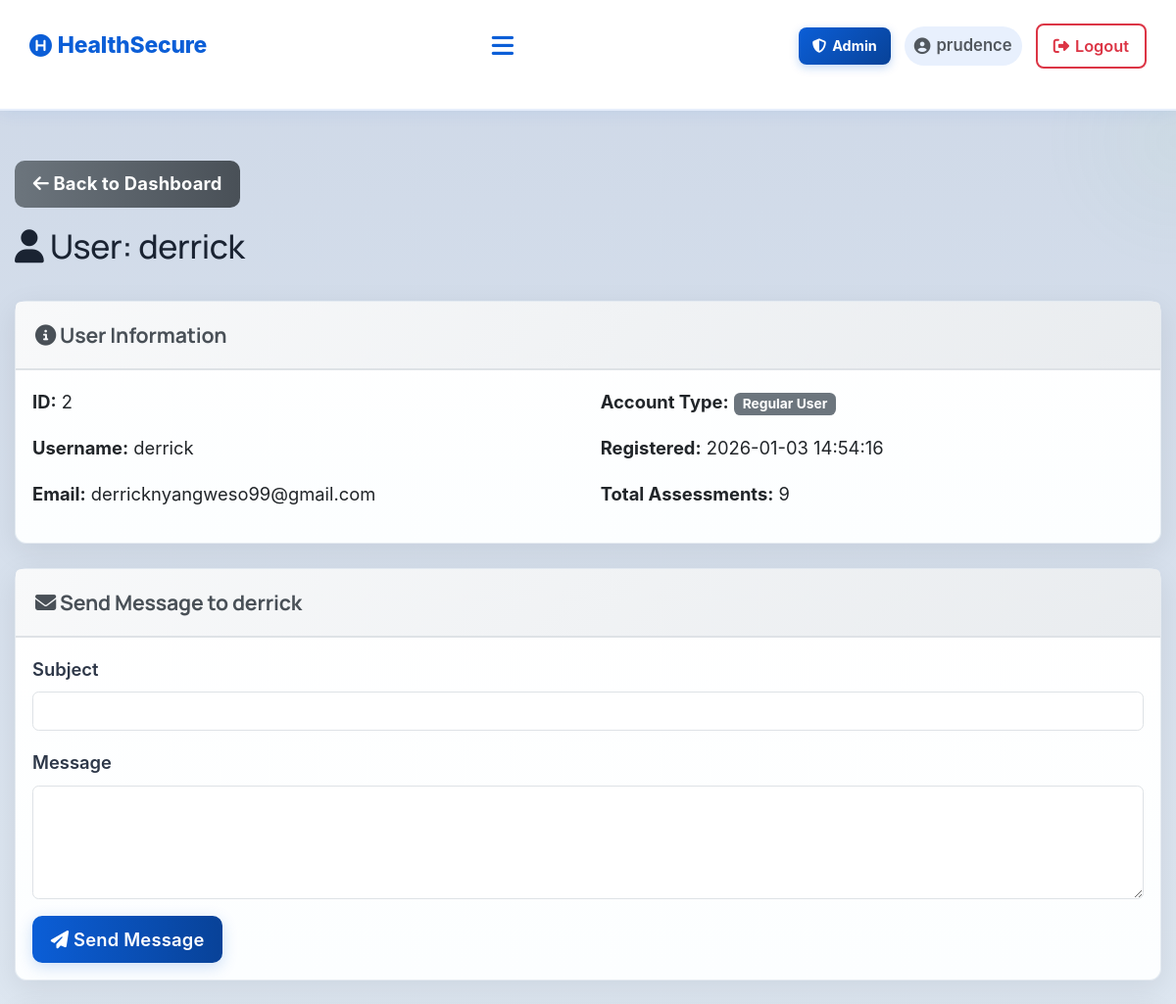
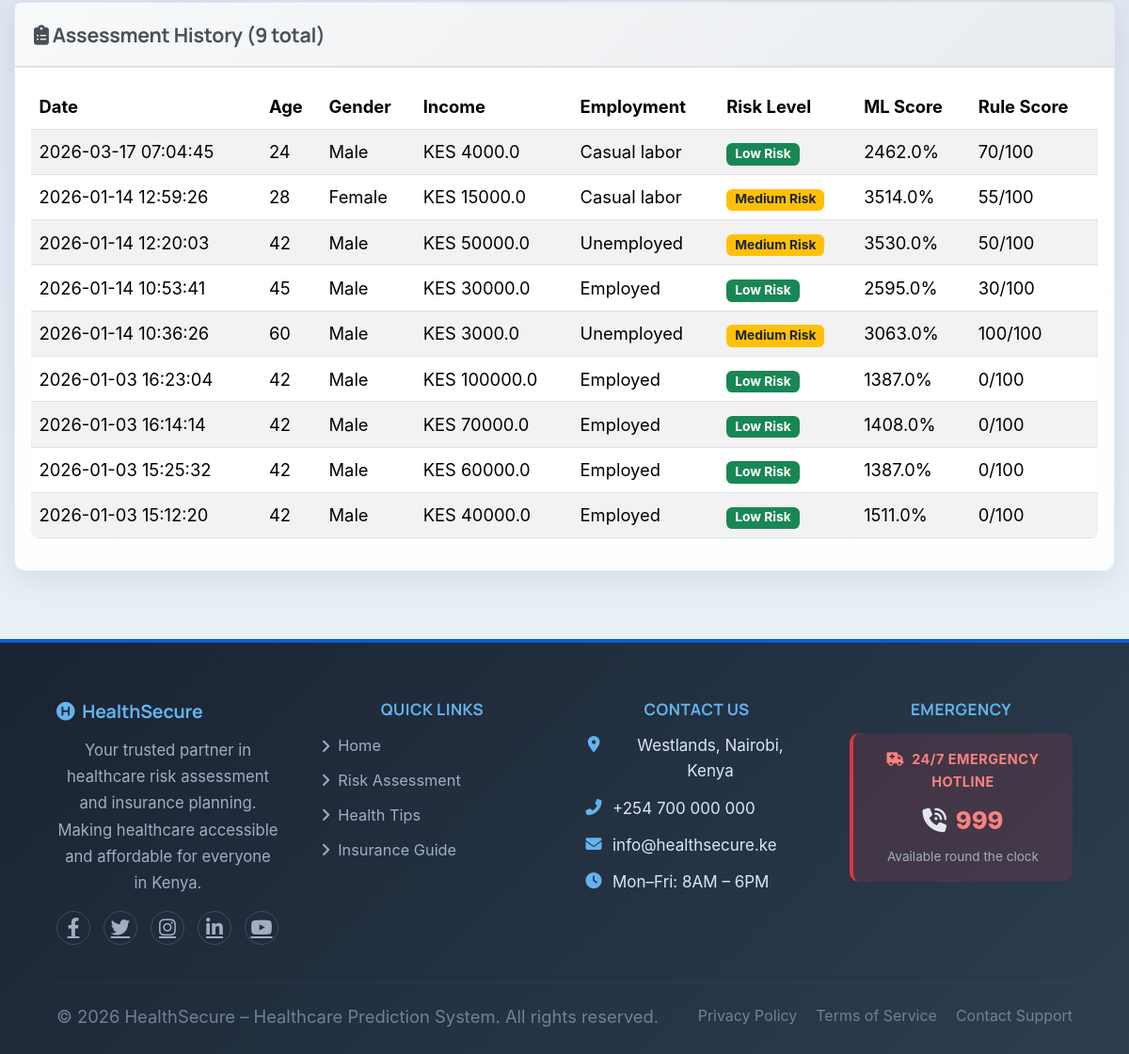
Page /admin/user/2 (signed in) on the committed database (2 pictures, top to bottom).
### tables this page shows
CREATE TABLE users (
            id INTEGER PRIMARY KEY AUTOINCREMENT,
            username TEXT UNIQUE NOT NULL,
            email TEXT UNIQUE NOT NULL,
            password TEXT NOT NULL,
            created_at TIMESTAMP DEFAULT CURRENT_TIMESTAMP
        , is_admin INTEGER DEFAULT 0);

CREATE TABLE assessments (
            id INTEGER PRIMARY KEY AUTOINCREMENT,
            user_id INTEGER NOT NULL,
            age INTEGER,
            gender TEXT,
            marital_status TEXT,
            employment_status TEXT,
            income REAL,
            children INTEGER,
            education_level TEXT,
            residence_type TEXT,
            chronic_illness TEXT,
            family_size INTEGER,
            healthcare_knowledge TEXT,
            hospital_visit_gap REAL,
            routine_checkups INTEGER,
            cancer_screening INTEGER,
            dental_checkup INTEGER,
            mental_health_support INTEGER,
            risk_level TEXT,
            probability REAL,
            created_at TIMESTAMP DEFAULT CURRENT_TIMESTAMP, rule_based_score INTEGER DEFAULT 0, rule_based_category TEXT DEFAULT "Unknown",
            FOREIGN KEY (user_id) REFERENCES users (id)
        );

### app.py (the view)
@app.route('/admin/user/<int:user_id>')
@admin_required
def admin_view_user(user_id):
    conn = get_db_connection()
    user = conn.execute('SELECT * FROM users WHERE id = ?', (user_id,)).fetchone()
    if not user:
        flash('User not found!', 'danger')
        return redirect(url_for('admin_dashboard'))
    assessments = conn.execute('''
        SELECT * FROM assessments
        WHERE user_id = ?
        ORDER BY created_at DESC
    ''', (user_id,)).fetchall()
    conn.close()
    return render_template('admin_user_view.html',
                          username=session.get('username'),
                          user=user,
                          assessments=assessments)

### app.py (called while the page is built)
@app.context_processor
def inject_assessment_results():
    return {
        'has_results': session.get('assessment_result') is not None,
        'assessment_result': session.get('assessment_result'),
        'assessment_user_data': session.get('user_data')
    }

def get_db_connection():
    conn = sqlite3.connect(DATABASE)
    conn.row_factory = sqlite3.Row
    return conn

def is_admin():
    return bool(session.get('logged_in')) and session.get('is_admin', 0) == 1

def admin_required(f):
    from functools import wraps
    @wraps(f)
    def decorated_function(*args, **kwargs):
        if not session.get('logged_in'):
            flash('Please log in to access this page.', 'warning')
            return redirect(url_for('login'))
        if not is_admin():
            flash('Access denied. Admin privileges required.', 'danger')
            return redirect(url_for('index'))
        return f(*args, **kwargs)
    return decorated_function

### templates/admin_user_view.html (shortened to what this page needs)
{% extends 'base.html' %}
{% block extra_css %}
<link rel="stylesheet" href="{{ url_for('static', filename='css/admin.css') }}">
{% endblock %}
{% block content %}
<div class="container mt-5">
    <div class="row mb-4">
        <div class="col-12">
            <a href="{{ url_for('admin_dashboard') }}" class="btn btn-secondary mb-3">
                <i class="fas fa-arrow-left"></i> Back to Dashboard
            </a>
            <h2><i class="fas fa-user"></i> User: {{ user.username }}</h2>
        </div>
    </div>
    <div class="card mb-4">
        <div class="card-header">
            <h5><i class="fas fa-info-circle"></i> User Information</h5>
        </div>
        <div class="card-body">
            <div class="row">
                <div class="col-md-6">
                    <p><strong>ID:</strong> {{ user.id }}</p>
                    <p><strong>Username:</strong> {{ user.username }}</p>
                    <p><strong>Email:</strong> {{ user.email }}</p>
                </div>
                <div class="col-md-6">
                    <p><strong>Account Type:</strong>
                        {% if user.is_admin == 1 %}
                        <span class="badge bg-danger">Administrator</span>
                        {% else %}
                        <span class="badge bg-secondary">Regular User</span>
                        {% endif %}
                    </p>
                    <p><strong>Registered:</strong> {{ user.created_at }}</p>
                    <p><strong>Total Assessments:</strong> {{ assessments|length }}</p>
                </div>
            </div>
        </div>
    </div>
    <div class="card mb-4">
        <div class="card-header">
            <h5><i class="fas fa-envelope"></i> Send Message to {{ user.username }}</h5>
        </div>
        <div class="card-body">
            <form method="POST" action="{{ url_for('admin_send_message', user_id=user.id) }}">
                <div class="mb-3">
                    <label for="subject" class="form-label">Subject</label>
                    <input type="text" class="form-control" id="subject" name="subject" required>
                </div>
                <div class="mb-3">
                    <label for="message" class="form-label">Message</label>
                    <textarea class="form-control" id="message" name="message" rows="4" required></textarea>
                </div>
                <button type="submit" class="btn btn-primary">
                    <i class="fas fa-paper-plane"></i> Send Message
                </button>
            </form>
        </div>
    </div>
    <div class="card">
        <div class="card-header">
            <h5><i class="fas fa-clipboard-list"></i> Assessment History ({{ assessments|length }} total)</h5>
        </div>
        <div class="card-body">
            {% if assessments %}
            <div class="table-responsive">
                <table class="table table-striped table-hover">
                    <thead>
                        <tr>
                            <th>Date</th>
                            <th>Age</th>
                            <th>Gender</th>
                            <th>Income</th>
                            <th>Employment</th>
                            <th>Risk Level</th>
                            <th>ML Score</th>
                            <th>Rule Score</th>
                        </tr>
                    </thead>
                    <tbody>
                        {% for assessment in assessments %}
                        <tr>
                            <td>{{ assessment.created_at }}</td>
                            <td>{{ assessment.age }}</td>
                            <td>{{ assessment.gender }}</td>
                            <td>KES {{ assessment.income|round(0) }}</td>
                            <td>{{ assessment.employment_status }}</td>
                            <td>
                                {% if assessment.risk_level == 'High Risk' %}
                                <span class="badge bg-danger">{{ assessment.risk_level }}</span>
                                {% elif assessment.risk_level == 'Medium Risk' %}
                                <span class="badge bg-warning text-dark">{{ assessment.risk_level }}</span>
                                {% else %}
                                <span class="badge bg-success">{{ assessment.risk_level }}</span>
                                {% endif %}
                            </td>
                            <td>{{ (assessment.probability * 100)|round(1) }}%</td>
                            <td>{{ assessment.rule_based_score }}/100</td>
                        </tr>
                        {% endfor %}
                    </tbody>
                </table>
            </div>
            {% else %}
            <p class="text-muted">No assessments yet for this user.</p>
            {% endif %}
        </div>
    </div>
</div>
{% endblock %}

### static/css/base.css (style rules this page uses)
:root { --bg: #f6f9fc; --surface: #ffffff; --primary: #0b5ed7; --primary-dark: #084298; --primary-light: #e8f0fd; --accent: #28a745; --accent-light: #d4edda; --muted: #52585e; --text: #1a2332; --soft: #eef2f6; --glass: rgba(255,255,255,0.75); --card-shadow: 0 10px 30px rgba(2,12,27,0.08); --card-shadow-hover: 0 18px 36px rgba(2,12,27,0.13); --radius: 14px; --transition: all 0.25s ease; --font-display: "Manrope", "Segoe UI", sans-serif; --font-body: "Source Sans 3", "Segoe UI", sans-serif; --section-space: clamp(2.2rem, 4vw, 3.6rem); --fs-body: clamp(1rem, 0.96rem + 0.2vw, 1.08rem); --fs-small: clamp(0.95rem, 0.9rem + 0.15vw, 1rem); }
* { margin: 0; padding: 0; box-sizing: border-box; font-family: var(--font-body); }
html { font-size: 17px; overflow-x: hidden; width: 100%; }
body { background: linear-gradient(180deg, #d9e2ef 0%, #eff5fb 58%, #f8fbff 100%); color: var(--text); -webkit-font-smoothing: antialiased; -moz-osx-font-smoothing: grayscale; position: relative; min-height: 100vh; width: 100%; max-width: 100vw; overflow-x: hidden; font-size: var(--fs-body); line-height: 1.65; }
h1, h2, h3, h4, h5 { font-family: var(--font-display); letter-spacing: -0.01em; line-height: 1.3; }
p, li, label, input, select, textarea, .btn, .form-hint, .text-muted { font-size: var(--fs-body); }
body::before { content: ""; position: absolute; top: -7%; right: -7%; width: min(420px, 50vw); height: min(420px, 50vw); max-width: 100%; background: radial-gradient(circle at 30% 30%, rgba(4, 30, 68, 0.06), transparent 30%), radial-gradient(circle at 80% 70%, rgba(123,211,137,0.04), transparent 30%); pointer-events: none; z-index: 0; }
.btn { border-radius: 12px; padding: .6rem 1.1rem; font-weight: 700; letter-spacing: 0.2px; transition: transform .18s ease, box-shadow .18s ease, opacity .18s ease; }
.btn-primary, .btn-success { background: linear-gradient(90deg, var(--primary), var(--primary-dark)) !important; border: none !important; color: #ffffff !important; box-shadow: 0 4px 16px rgba(11,94,215,0.20); font-weight: 600; }
.btn-secondary { background: linear-gradient(90deg, #6c757d, #495057) !important; color: #ffffff !important; border: none !important; }
.card { border-radius: var(--radius); border: 1px solid rgba(14, 60, 115, 0.10); background: linear-gradient(180deg, #ffffff 0%, #fcfeff 100%); box-shadow: var(--card-shadow); transition: transform .24s ease, box-shadow .24s ease; min-height: 100%; display: flex; flex-direction: column; }
.card-body { flex: 1; display: flex; flex-direction: column; }
.card-header { background: linear-gradient(135deg, #f7fbff 0%, #edf3fa 100%); padding: 20px; border-bottom: 2px solid #dee2e6; }
.card-header h5 { margin: 0; color: #495057; font-weight: 700; }
.form-label { display: block; margin-bottom: 8px; font-weight: 600; color: #2d3748; }
.table { background: white; border-radius: 8px; overflow: hidden; }
.card, .feature-card, .how-step-card, .trust-item, .insight-preview-card, .who-for-item, .eda-card, .tip-info-card { animation: riseIn 0.5s ease both; }
h1, h2, h3, p { word-wrap: break-word; }
.container, .container-fluid { max-width: 100%; }
.container { max-width: 100%; padding-left: 15px; padding-right: 15px; }

### static/css/admin.css (style rules this page uses)
.table-responsive { overflow-x: auto; }

### rows in the picture
users: username "derrick", id "2", email "derricknyangweso99@gmail.com", created_at "2026-01-03 14:54:16"
assessments: created_at "2026-03-17 07:04:45", age "24", gender "Male", income "4000.0", employment_status "Casual labor", risk_level "Low Risk", (assessment.probability*100)|round(1) "2462.0", rule_based_score "70"
assessments: created_at "2026-01-14 12:59:26", age "28", gender "Female", income "15000.0", employment_status "Casual labor", risk_level "Medium Risk", (assessment.probability*100)|round(1) "3514.0", rule_based_score "55"
assessments: created_at "2026-01-14 12:20:03", age "42", gender "Male", income "50000.0", employment_status "Unemployed", risk_level "Medium Risk", (assessment.probability*100)|round(1) "3530.0", rule_based_score "50"
assessments: created_at "2026-01-14 10:53:41", age "45", gender "Male", income "30000.0", employment_status "Employed", risk_level "Low Risk", (assessment.probability*100)|round(1) "2595.0", rule_based_score "30"
assessments: created_at "2026-01-14 10:36:26", age "60", gender "Male", income "3000.0", employment_status "Unemployed", risk_level "Medium Risk", (assessment.probability*100)|round(1) "3063.0", rule_based_score "100"
assessments: created_at "2026-01-03 16:23:04", age "42", gender "Male", income "100000.0", employment_status "Employed", risk_level "Low Risk", (assessment.probability*100)|round(1) "1387.0", rule_based_score "0"
assessments: created_at "2026-01-03 16:14:14", age "42", gender "Male", income "70000.0", employment_status "Employed", risk_level "Low Risk", (assessment.probability*100)|round(1) "1408.0", rule_based_score "0"
assessments: created_at "2026-01-03 15:25:32", age "42", gender "Male", income "60000.0", employment_status "Employed", risk_level "Low Risk", (assessment.probability*100)|round(1) "1387.0", rule_based_score "0"
assessments: created_at "2026-01-03 15:12:20", age "42", gender "Male", income "40000.0", employment_status "Employed", risk_level "Low Risk", (assessment.probability*100)|round(1) "1511.0", rule_based_score "0"

### other values in the picture
{{ session.username }} "prudence"
{{ assessments|length }} "9"
